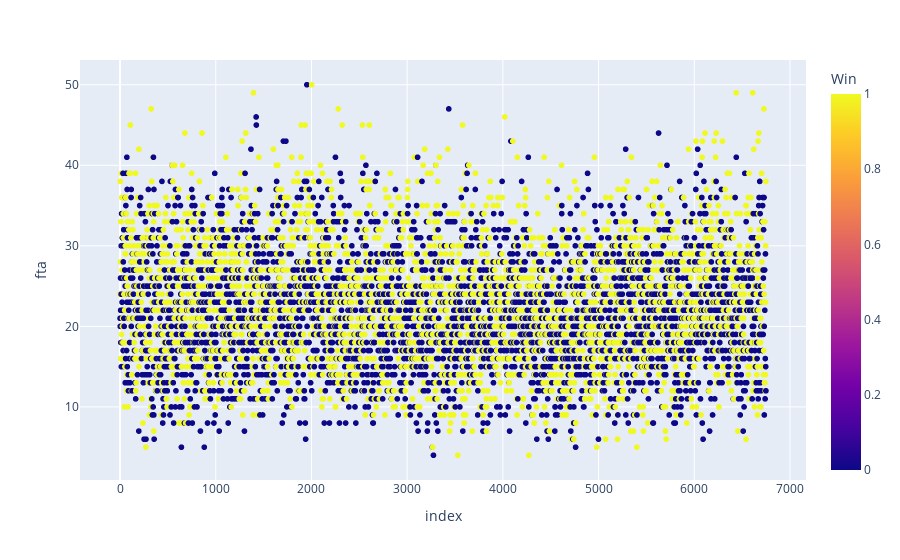

Write notebook code for a chart like this one.
### Markdown cell above
From the scatter plot above, we see very little difference between the 3 point field goals attempted between winning and losing teams, accentuating the findings from the boxplot. The distribution of attempted 3 pointers between winning teams and losing teams shows very little to no difference

### Code cell
params_scatter = {'y': 'fta', 'color': 'Win'}
px.scatter(data_frame=team.game_data, **params_scatter)

### Figure 1 — Plotly figure (JSON) as saved in the notebook; plotly's stock layout.template omitted (floating-point values rounded to 4 significant figures; data arrays with more than 128 entries replaced by an {"elided": "..."} marker saying what was removed)
{"data": [{"hovertemplate": "index=%{x}<br>fta=%{y}<br>Win=%{marker.color}<extra></extra>", "legendgroup": "", "marker": {"color": {"elided": "6750 int values"}, "coloraxis": "coloraxis", "symbol": "circle"}, "mode": "markers", "name": "", "showlegend": false, "type": "scattergl", "x": {"elided": "6750 int values"}, "xaxis": "x", "y": {"elided": "6750 int values"}, "yaxis": "y"}], "layout": {"coloraxis": {"colorbar": {"title": {"text": "Win"}}, "colorscale": [[0, "#0d0887"], [0.1111, "#46039f"], [0.2222, "#7201a8"], [0.3333, "#9c179e"], [0.4444, "#bd3786"], [0.5556, "#d8576b"], [0.6667, "#ed7953"], [0.7778, "#fb9f3a"], [0.8889, "#fdca26"], [1, "#f0f921"]]}, "legend": {"tracegroupgap": 0}, "margin": {"t": 60}, "xaxis": {"anchor": "y", "domain": [0, 1], "title": {"text": "index"}}, "yaxis": {"anchor": "x", "domain": [0, 1], "title": {"text": "fta"}}}}
